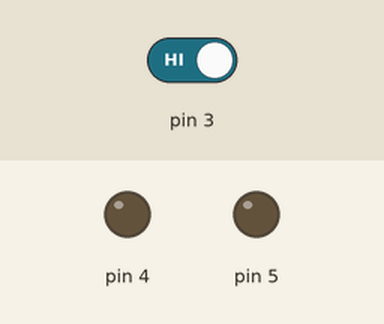
This sketch was run on a simulated Arduino Uno, built with avr-gcc and run on an emulated ATmega328P. Shown: output pins drawn as LEDs (lit = HIGH). The inputs (shaded band) are chosen by the test bench; at power-on: pin 3 HIGH. Pins used as bus, display or sensor lines are not drawn.

Above: at 0.8 s.
0.9 s: pin 3 driven LOW
At 2.1 s:
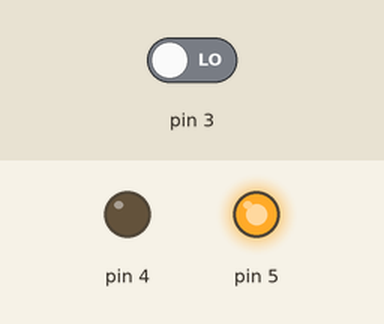
At 4.4 s:
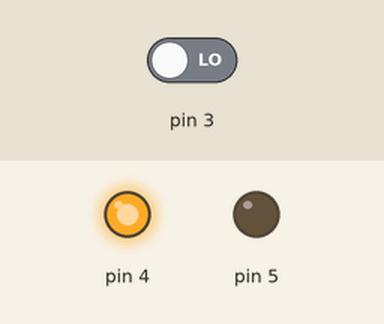
Timing chart, 0 to 5.9 s (numbered marks = the images above; inputs shaded):
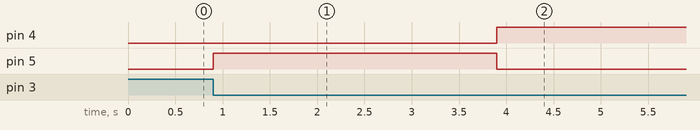

The sketch:

LAB01-1.ino
```cpp
#include <avr/io.h>
#define F_CPU 16000000UL
int main(void){
  DDRD = DDRD | (1<<PD4);//LED RED O/P
  DDRD = DDRD | (1<<PD5);//LED YELLOW O/P
  DDRD = DDRD | (1<<PD6);//LED GREEN O/P
  DDRD &= ~(1<<PD3);//SW1 0
  while(true){
    PORTD = PORTD | (1<<PD6);//LED GREEN ON

    if(!(PIND & (1<<PD3))){
      PORTD = PORTD & ~(1<<PD6);
      PORTD = PORTD | (1<<PD5);
       __builtin_avr_delay_cycles(48000000);//3s
      PORTD = PORTD & ~(1<<PD5);
      PORTD = PORTD | (1<<PD4);
       __builtin_avr_delay_cycles(160000000);//10s
      PORTD = PORTD & ~(1<<PD4);
    }
  }
}
```

Measured:
- after the input at 0.9 s, pin 4: LOW → HIGH after 3.0 s; pin 5: LOW → HIGH at once, → LOW 3.0 s later
